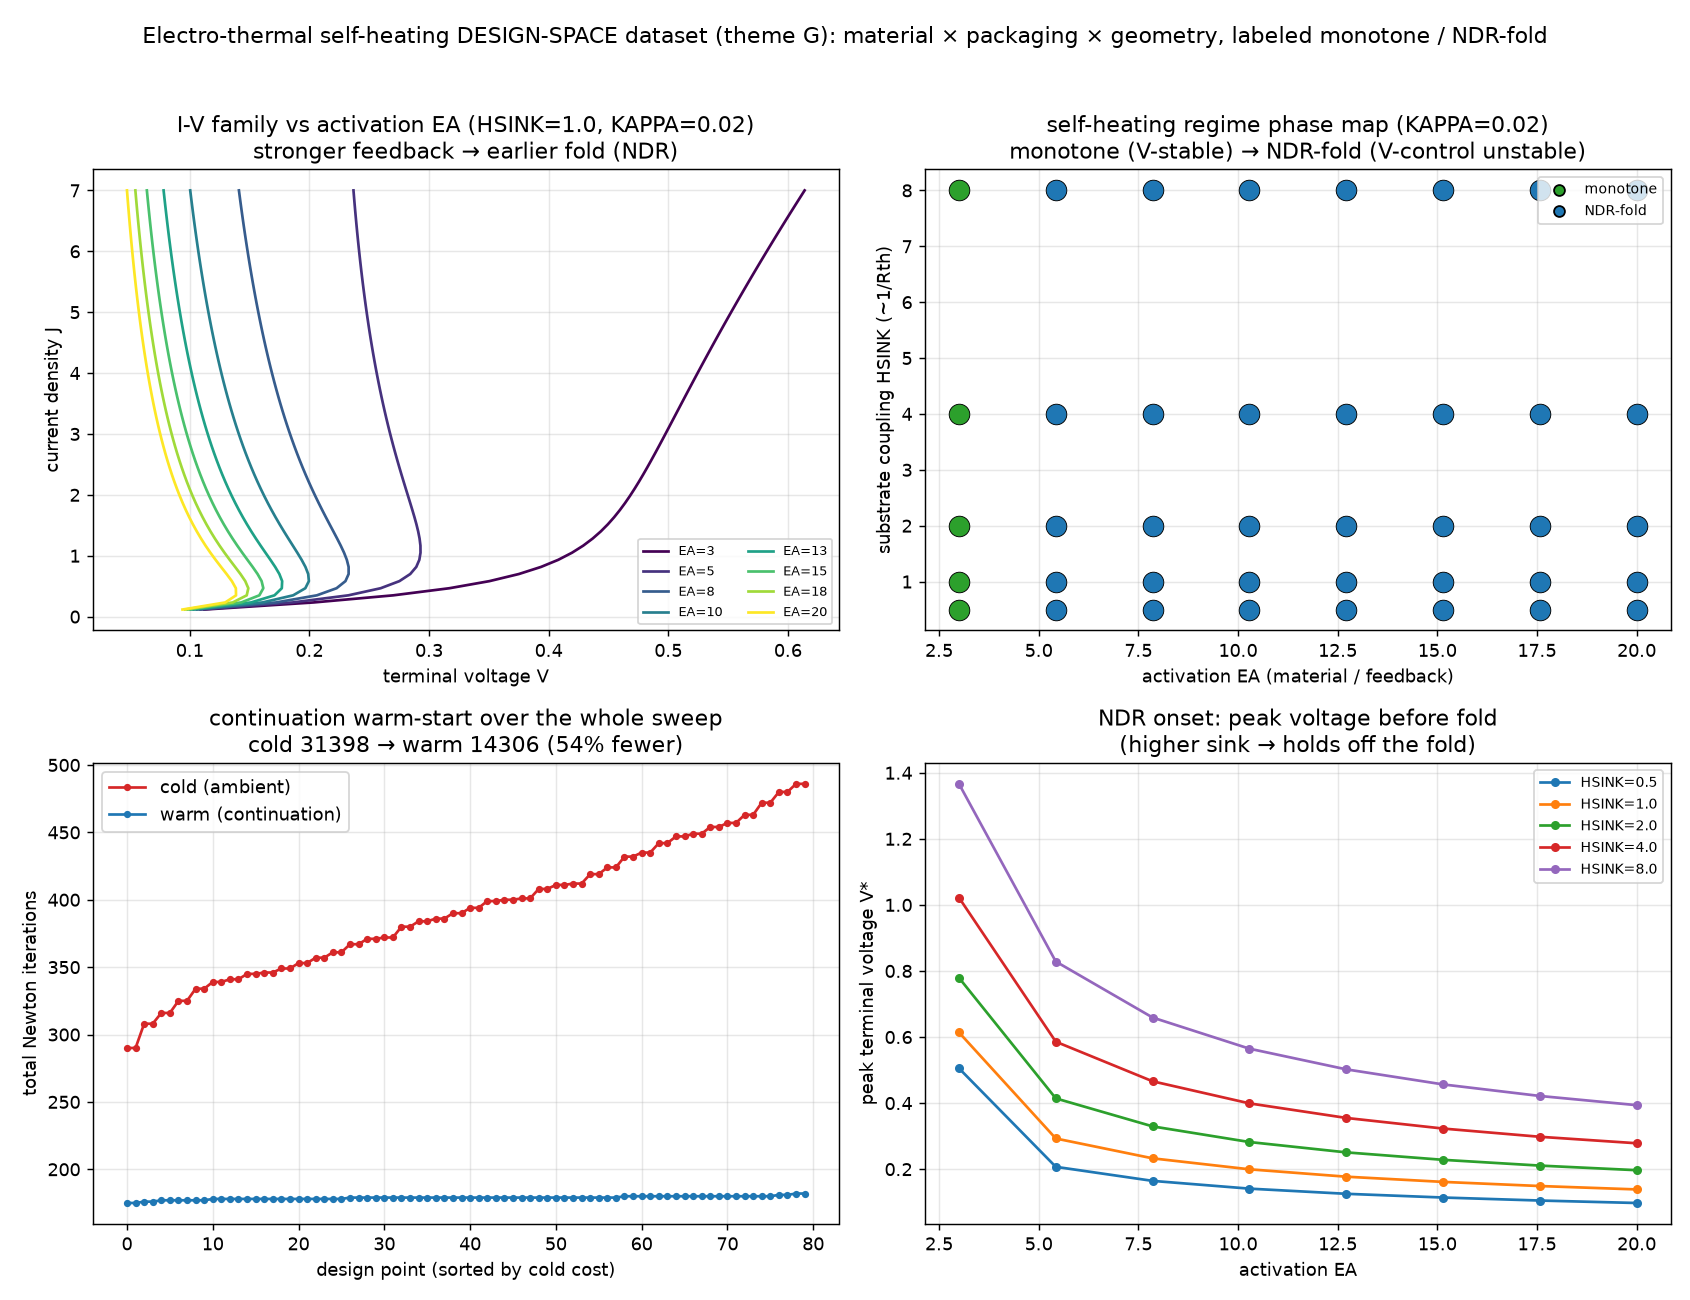

The Python source for this figure:
"""electrothermal_dataset.py — publication-grade DATASET generator for research
theme G (device self-heating = electro-thermal coupling), built on the weak-form
FE model of ⑯ `electrothermal_selfheating.py`.

Motivation (see research/LITREVIEW_G_electrothermal.md §5-6): the self-heating
literature trains ML surrogates on *proprietary* commercial-TCAD (Sentaurus) data;
there is no open benchmark dataset of self-consistent electro-thermal responses.
This script generates one — a labeled DESIGN-SPACE dataset spanning the physically
meaningful axes, so a downstream surrogate has something reproducible to learn from
and so the NDR / thermal-runaway phase boundary is itself a datum.

Physics (identical to ⑯, reused via import, not re-implemented):
    -kappa T'' + h (T - T0) = J^2 / sigma(T),   sigma(T) = exp(EA (1/T0 - 1/T)),
weak-form P1 FE, damped Newton, current continuation. Terminal voltage
V(J) = J * integral dx / sigma(T). Temperature-activated conduction + Joule heat
give an S-shaped I-V with negative differential resistance (NDR); a strong-enough
feedback with a weak sink has no steady solution = THERMAL RUNAWAY.

Swept axes (each with a device/process meaning):
  * EA    — activation of conduction (material / bandgap proxy; larger = stronger
            electro-thermal feedback),
  * HSINK — distributed substrate coupling (packaging / thermal design; ~ 1/Rth,
            larger = better heat removal),
  * KAPPA — lateral heat conduction (geometry / spreading).
Each (EA, HSINK, KAPPA) point gets a full current-continuation I-V sweep, a
temperature field, warm-vs-cold Newton iteration counts, and a REGIME label:
  monotone  (V rises with J throughout — voltage-stable, no NDR),
  NDR-fold  (V peaks then folds back = S-shape; the fold branch is voltage-control
             *unstable* — under voltage drive it snaps / thermally runs away — so
             current continuation is what makes this branch tractable at all).
Note: because sigma RISES with T here, the Joule source J^2/sigma *falls* as T
rises, so current control is self-stabilizing — genuine thermal runaway is a
VOLTAGE-control phenomenon and does not occur under current continuation. That is
exactly the point: continuation trades the voltage-unstable fold for a stable
current-parametrized branch. The NDR-fold label therefore marks the design points
a naive voltage-driven solver would fail on.

Outputs:
  electrothermal_dataset.csv  — one row per (combo, current step)
  electrothermal_dataset.npz  — structured arrays (grids, I-V + Tmax curves,
                                regime labels, final T(x), iteration counts, meta)
  electrothermal_dataset.png  — I-V family, (EA,HSINK) regime phase map,
                                warm-start savings, peak-V trend

Honest scope: reduced electro-thermal model (temperature-activated Ohmic
conduction), non-dimensional units, 1D. This is the *dataset* step of theme G;
the physics deepening (non-isothermal 2-carrier drift-diffusion = couple ⑧⑨ with
this heat equation, and 2D geometry) is the documented next axis. No ML here — the
dataset is generated by physics; ML would consume it downstream.

Run:  python3 electrothermal_dataset.py            (writes the three files above)
      python3 electrothermal_dataset.py --help
"""
from __future__ import annotations

import argparse
import csv

import numpy as np

from electrothermal_selfheating import assemble, solve_T, voltage

SEED = 20260725
STALL_TFACTOR = 15.0         # Tmax/T0 above this (or Newton stall) = truncate sweep
MONO_TOL = 1e-4              # V fold smaller than this (relative) counts as monotone

REGIME_NAMES = ("monotone", "NDR-fold")


def sweep_one(ea, hsink, kappa, Js, n, T0=1.0):
    """One (EA, HSINK, KAPPA) design point: current-continuation I-V sweep (warm),
    plus a cold pass for the iteration comparison. Returns padded per-step arrays
    (NaN past a runaway) and a scalar summary dict."""
    x, K, ml = assemble(n)
    Kk = (kappa * K).tocsc()
    nstep = len(Js)
    V = np.full(nstep, np.nan); Tmax = np.full(nstep, np.nan)
    conv = np.zeros(nstep, dtype=bool)
    warm_it = np.zeros(nstep, dtype=int)

    Tw = np.full(n, T0); T_last = Tw.copy()
    stall_at = np.nan
    for k, J in enumerate(Js):
        Ts, it, _ = solve_T(J, Kk, ml, Tw, ea=ea, hsink=hsink, t0=T0)
        stalled = (it >= 79) or (not np.all(np.isfinite(Ts))) or (Ts.max() / T0 > STALL_TFACTOR)
        if stalled:
            stall_at = J
            break
        Tw = Ts; T_last = Ts.copy()
        V[k] = voltage(J, Ts, x, ea=ea, t0=T0); Tmax[k] = Ts.max()
        conv[k] = True; warm_it[k] = it

    # cold pass (each J from ambient) over the converged steps only
    cold_it = np.zeros(nstep, dtype=int)
    for k, J in enumerate(Js):
        if not conv[k]:
            break
        _, it, _ = solve_T(J, Kk, ml, np.full(n, T0), ea=ea, hsink=hsink, t0=T0)
        cold_it[k] = it

    nconv = int(conv.sum())
    Vc = V[:nconv]
    if nconv >= 2:
        kpk = int(np.argmax(Vc))
        folds = kpk < nconv - 1 and (Vc[kpk] - Vc[-1]) > MONO_TOL * max(Vc[kpk], 1e-12)
        regime = 1 if folds else 0                   # 1 = NDR-fold (voltage-unstable)
    else:
        kpk = -1; regime = 0

    summary = dict(
        EA=ea, HSINK=hsink, KAPPA=kappa, regime=regime, nconv=nconv,
        J_peak=(Js[kpk] if kpk >= 0 else np.nan),
        V_peak=(Vc[kpk] if kpk >= 0 else np.nan),
        J_stall=stall_at,
        Tmax_end=(Tmax[nconv - 1] if nconv else np.nan),
        cold_iters=int(cold_it[:nconv].sum()), warm_iters=int(warm_it[:nconv].sum()),
    )
    return V, Tmax, conv, warm_it, cold_it, T_last, summary


def main():
    ap = argparse.ArgumentParser(description=__doc__,
                                 formatter_class=argparse.RawDescriptionHelpFormatter)
    ap.add_argument("--n", type=int, default=81, help="FE nodes")
    ap.add_argument("--nstep", type=int, default=60, help="current-continuation steps")
    ap.add_argument("--jmax", type=float, default=7.0, help="max current density")
    ap.add_argument("--nea", type=int, default=8, help="# activation-energy (EA) samples")
    ap.add_argument("--out", type=str, default="electrothermal_dataset.png")
    ap.add_argument("--data", type=str, default="electrothermal_dataset",
                    help="dataset basename (.csv per-step rows + .npz structured arrays)")
    args = ap.parse_args()

    EA_grid = np.linspace(3.0, 20.0, args.nea)          # material / feedback strength
    HSINK_grid = np.array([0.5, 1.0, 2.0, 4.0, 8.0])    # packaging heat removal (~1/Rth)
    KAPPA_grid = np.array([0.02, 0.08])                 # geometry / lateral spreading
    Js = np.linspace(args.jmax / args.nstep, args.jmax, args.nstep)

    combos = [(ea, hs, ka) for ka in KAPPA_grid for hs in HSINK_grid for ea in EA_grid]
    nc = len(combos)
    V_all = np.full((nc, args.nstep), np.nan)
    Tmax_all = np.full((nc, args.nstep), np.nan)
    conv_all = np.zeros((nc, args.nstep), dtype=bool)
    warm_all = np.zeros((nc, args.nstep), dtype=int)
    cold_all = np.zeros((nc, args.nstep), dtype=int)
    Tfinal_all = np.full((nc, args.n), np.nan)
    meta = np.zeros((nc, 3))                             # EA, HSINK, KAPPA
    regime = np.zeros(nc, dtype=int)
    Jpk = np.full(nc, np.nan); Vpk = np.full(nc, np.nan); Jst = np.full(nc, np.nan)
    ctot = np.zeros(nc, dtype=int); wtot = np.zeros(nc, dtype=int)

    for i, (ea, hs, ka) in enumerate(combos):
        V, Tmax, conv, wit, cit, Tl, s = sweep_one(ea, hs, ka, Js, args.n)
        V_all[i] = V; Tmax_all[i] = Tmax; conv_all[i] = conv
        warm_all[i] = wit; cold_all[i] = cit; Tfinal_all[i] = Tl
        meta[i] = (ea, hs, ka); regime[i] = s["regime"]
        Jpk[i] = s["J_peak"]; Vpk[i] = s["V_peak"]; Jst[i] = s["J_stall"]
        ctot[i] = s["cold_iters"]; wtot[i] = s["warm_iters"]

    n_mono = int(np.sum(regime == 0)); n_ndr = int(np.sum(regime == 1))
    tc, tw = int(ctot.sum()), int(wtot.sum())
    print(f"\nelectro-thermal design-space dataset: {nc} points "
          f"({args.nea} EA x {len(HSINK_grid)} HSINK x {len(KAPPA_grid)} KAPPA), "
          f"{args.nstep} current steps each")
    print(f"  regimes: monotone {n_mono}  NDR-fold {n_ndr}  "
          f"(NDR-fold = voltage-control-unstable; current control stays stable)")
    print(f"  self-consistent FE solves: ~{2 * int(conv_all.sum())} "
          f"(warm continuation + cold reference)")
    print(f"  Newton iters over all points  cold {tc}  warm {tw}  "
          f"({100 * (tc - tw) / max(tc, 1):.0f}% fewer via continuation warm-start)")

    if args.data:
        np.savez(
            args.data + ".npz", EA_grid=EA_grid, HSINK_grid=HSINK_grid,
            KAPPA_grid=KAPPA_grid, Js=Js, combos=meta, regime=regime,
            regime_names=np.array(REGIME_NAMES), V=V_all, Tmax=Tmax_all,
            converged=conv_all, warm_iters=warm_all, cold_iters=cold_all,
            T_final=Tfinal_all, J_peak=Jpk, V_peak=Vpk, J_stall=Jst,
            cold_iters_total=ctot, warm_iters_total=wtot,
            params=dict(n=args.n, nstep=args.nstep, jmax=args.jmax,
                        STALL_TFACTOR=STALL_TFACTOR))
        with open(args.data + ".csv", "w", newline="") as f:
            w = csv.writer(f)
            w.writerow(["combo", "EA", "HSINK", "KAPPA", "regime",
                        "step", "J", "V", "Tmax", "converged"])
            for i, (ea, hs, ka) in enumerate(combos):
                for k in range(args.nstep):
                    w.writerow([i, f"{ea:.4g}", f"{hs:.4g}", f"{ka:.4g}",
                                REGIME_NAMES[regime[i]], k, f"{Js[k]:.6g}",
                                "" if np.isnan(V_all[i, k]) else f"{V_all[i, k]:.6g}",
                                "" if np.isnan(Tmax_all[i, k]) else f"{Tmax_all[i, k]:.6g}",
                                int(conv_all[i, k])])
        print(f"wrote dataset {args.data}.csv ({nc * args.nstep} rows) and "
              f"{args.data}.npz")

    _plot(args.out, EA_grid, HSINK_grid, KAPPA_grid, Js, combos, meta, regime,
          V_all, Vpk, ctot, wtot, tc, tw)
    print(f"wrote {args.out}")


def _plot(out, EA_grid, HSINK_grid, KAPPA_grid, Js, combos, meta, regime,
          V_all, Vpk, ctot, wtot, tc, tw):
    import matplotlib
    matplotlib.use("Agg")
    import matplotlib.pyplot as plt
    fig, ax = plt.subplots(2, 2, figsize=(13, 10))
    rc = {0: "#2ca02c", 1: "#1f77b4", 2: "#d62728"}

    # I-V family (fixed HSINK=1.0, KAPPA=0.02) coloured by EA
    ka0, hs0 = KAPPA_grid[0], 1.0
    cmap = plt.cm.viridis
    for i, (ea, hs, ka) in enumerate(combos):
        if abs(hs - hs0) < 1e-9 and abs(ka - ka0) < 1e-9:
            c = cmap((ea - EA_grid[0]) / (EA_grid[-1] - EA_grid[0] + 1e-9))
            m = np.isfinite(V_all[i])
            ax[0, 0].plot(V_all[i][m], Js[m], "-", color=c, label=f"EA={ea:.0f}")
    ax[0, 0].set_xlabel("terminal voltage V"); ax[0, 0].set_ylabel("current density J")
    ax[0, 0].set_title(f"I-V family vs activation EA (HSINK={hs0}, KAPPA={ka0})\n"
                       "stronger feedback → earlier fold (NDR)")
    ax[0, 0].legend(fontsize=7, ncol=2); ax[0, 0].grid(True, alpha=0.3)

    # regime phase map in (EA, HSINK) for KAPPA=0.02
    for i, (ea, hs, ka) in enumerate(combos):
        if abs(ka - KAPPA_grid[0]) < 1e-9:
            ax[0, 1].scatter(ea, hs, s=130, color=rc[regime[i]],
                             edgecolor="k", linewidth=0.5, zorder=3)
    for r, name in enumerate(REGIME_NAMES):
        ax[0, 1].scatter([], [], color=rc[r], edgecolor="k", label=name)
    ax[0, 1].set_xlabel("activation EA (material / feedback)")
    ax[0, 1].set_ylabel("substrate coupling HSINK (~1/Rth)")
    ax[0, 1].set_title(f"self-heating regime phase map (KAPPA={KAPPA_grid[0]})\n"
                       "monotone (V-stable) → NDR-fold (V-control unstable)")
    ax[0, 1].legend(fontsize=8); ax[0, 1].grid(True, alpha=0.3)

    # warm vs cold total Newton iterations per design point
    order = np.argsort(ctot)
    xs = np.arange(len(combos))
    ax[1, 0].plot(xs, ctot[order], "-o", ms=3, color="#d62728", label="cold (ambient)")
    ax[1, 0].plot(xs, wtot[order], "-o", ms=3, color="#1f77b4", label="warm (continuation)")
    ax[1, 0].set_xlabel("design point (sorted by cold cost)")
    ax[1, 0].set_ylabel("total Newton iterations")
    ax[1, 0].set_title(f"continuation warm-start over the whole sweep\n"
                       f"cold {tc} → warm {tw} ({100*(tc-tw)/max(tc,1):.0f}% fewer)")
    ax[1, 0].legend(); ax[1, 0].grid(True, alpha=0.3)

    # peak terminal voltage vs EA (NDR onset trend), per HSINK
    for hs in HSINK_grid:
        eas, vps = [], []
        for i, (ea, h, ka) in enumerate(combos):
            if abs(h - hs) < 1e-9 and abs(ka - KAPPA_grid[0]) < 1e-9 and np.isfinite(Vpk[i]):
                eas.append(ea); vps.append(Vpk[i])
        if eas:
            ax[1, 1].plot(eas, vps, "-o", ms=4, label=f"HSINK={hs}")
    ax[1, 1].set_xlabel("activation EA"); ax[1, 1].set_ylabel("peak terminal voltage V*")
    ax[1, 1].set_title("NDR onset: peak voltage before fold\n(higher sink → holds off the fold)")
    ax[1, 1].legend(fontsize=8); ax[1, 1].grid(True, alpha=0.3)

    fig.suptitle("Electro-thermal self-heating DESIGN-SPACE dataset (theme G): "
                 "material × packaging × geometry, labeled monotone / NDR-fold",
                 fontsize=12)
    fig.tight_layout(rect=[0, 0, 1, 0.96])
    fig.savefig(out, dpi=130)


if __name__ == "__main__":
    main()
